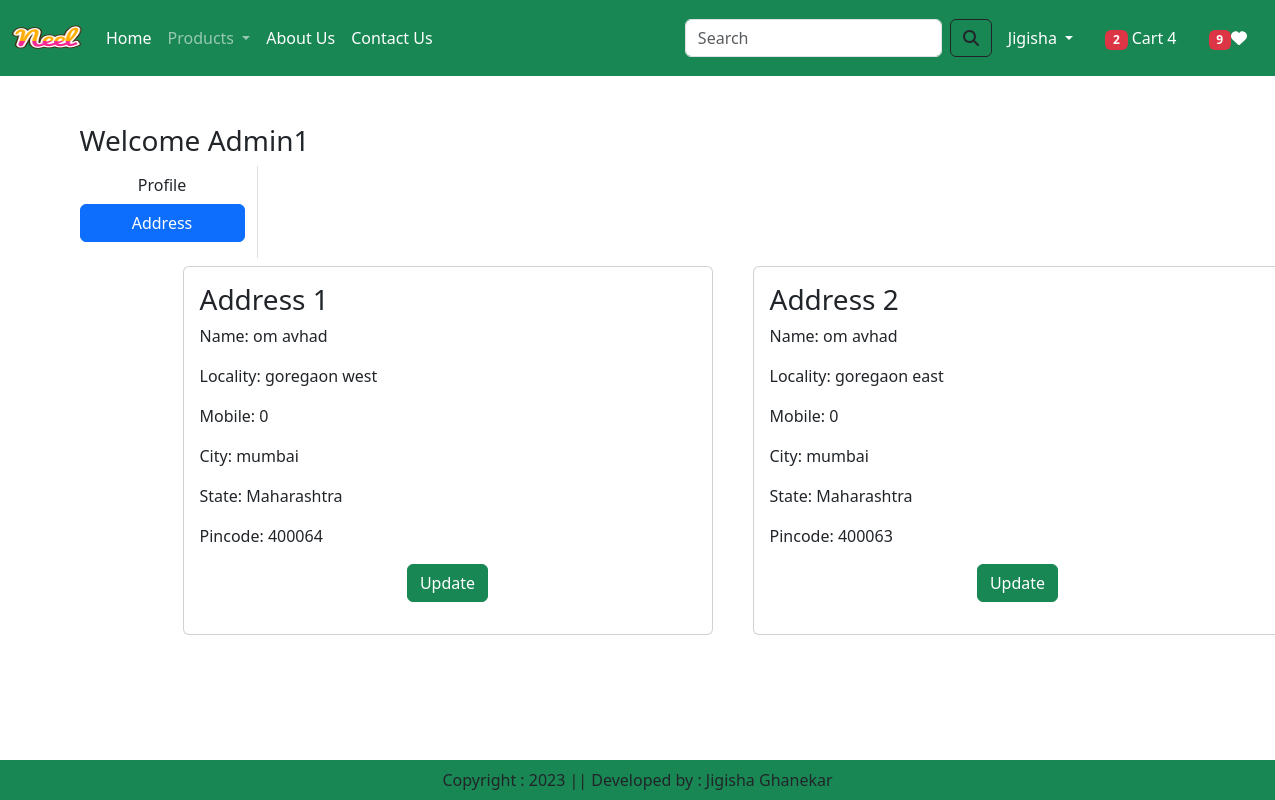
Screenshot of /address/ (signed in) with the database file from the repository.
### app/models.py (models this page shows, shortened)
class Customer(models.Model):
    user = models.ForeignKey(User, on_delete=models.CASCADE)
    name = models.CharField(max_length=200)
    locality = models.CharField(max_length=200)
    city = models.CharField(max_length=50)
    mobile = models.IntegerField(default=0)
    zipcode = models.IntegerField()
    state = models.CharField(choices=STATE_CHOICES, max_length=100)

### app/views.py (the view)
# urls.py: path('address/', views.address, name="address"),
@login_required
def address(request):
    add = Customer.objects.filter(user=request.user)
    totalitem = 0
    wishitem= 0
    if request.user.is_authenticated:
        totalitem = len(Cart.objects.filter(user=request.user))
        wishitem = len(Wishlist.objects.filter(user=request.user))
    return render(request, 'app/address.html', locals())

### app/templates/app/address.html (shortened to what this page needs)
{% extends 'app/base.html' %}
{% load static %}
{% block main-content %}
<div class="container my-5">
    <div class="row">
        <h3>Welcome <span class="text-capitalize">{{request.user}}</span></h3>
        <div class="col-sm-2 border-end">
            <ul class="list-unstyled">
                <li class="d-grid"><a href="{% url 'profile' %}" class="btn">Profile</a></li>
                <li class="d-grid"><a href="{% url 'address' %}" class="btn btn-primary">Address</a></li>
            </ul>
        </div>
        <div class="col-sm-9jj offset-sm-1">
            <div class="row">
                {% for ad in add %}
                    <div class="col-sm-6">
                        <div class="card m-2">
                            <div class="card-body">
                                <h3>Address {{forloop.counter}}</h3>
                                <p>Name: {{ad.name}}</p>
                                <p>Locality: {{ad.locality}}</p>
                                <p>Mobile: {{ad.mobile}}</p>
                                <p>City: {{ad.city}}</p>
                                <p>State: {{ad.state}}</p>
                                <p>Pincode: {{ad.zipcode}}</p>
                                <p class="text-center"><a href="{% url 'updateAddress' pk=ad.id %}" type="button" class="btn btn-success">Update</a></p>
                            </div>
                        </div>
                    </div>
                {% endfor %}
            </div>
        </div>
    </div>
</div>
{% endblock main-content %}

### rows the page displays
Customer: name "om avhad", locality "goregaon west", mobile "0", city "mumbai", state "Maharashtra", zipcode "400064"
Customer: name "om avhad", locality "goregaon east", mobile "0", city "mumbai", state "Maharashtra", zipcode "400063"

### other values shown
{{ totalitem }} "2"
{{ wishitem }} "9"
{{ request.user }} "Admin1"
